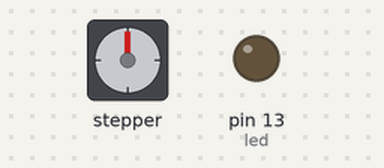
A sketch run on a simulated Arduino Uno, built with avr-gcc and run on an emulated ATmega328P. On the bench: stepper motor, output pins drawn as LEDs (lit = HIGH). Stepper angles assume 2048 steps per turn.

Above: at 0.05 s.
At 3.55 s:
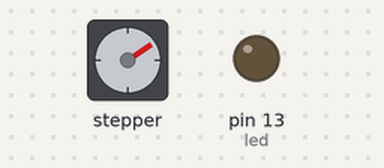
At 7.05 s:
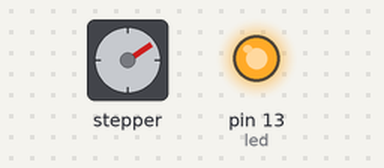
At 14.15 s:
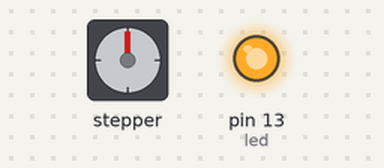
Timing chart, 0 to 16.3 s (numbered marks = the images above):
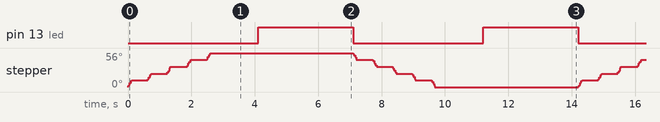

The sketch:

motor_de_passo.ino
```cpp
#include <Stepper.h>

#define e1 8 //Defindo portas do arduino
#define e2 9
#define e3 10
#define e4 11
#define passosPorGiro 64 // Quantidade de passos para um giro do motor
#define led 13
int i;

Stepper mp(passosPorGiro,e1,e3,e2,e4);//Passo os parametros

void setup()
{
  pinMode (led, OUTPUT);
}

void loop()
{
  digitalWrite(led, LOW);
  motor(500, 1,1,500,5);
  digitalWrite(led, HIGH);
  delay(3000);
  digitalWrite(led, LOW);
  motor(500, -1,1,500,5);
  digitalWrite(led, HIGH);
  delay(3000);


}
void motor(int vel, int sentido,int voltas, int tmp)
{
   mp.setSpeed(vel); //Quantidade de Rotações por minuto
   for(i=0;i<(32 * voltas);i++)
  {
    mp.step(passosPorGiro * sentido); //Método step dá um passo no motor , -1 anti-horário 1 horário
  }
   delay(tmp);
}
void motor(int vel, int sentido,int voltas, int tmp, int passos)
{
   mp.setSpeed(vel); //Quantidade de Rotações por minuto
   for(i=0;i<(passos * voltas);i++)
  {
    mp.step(passosPorGiro * sentido); //Método step dá um passo no motor , -1 anti-horário 1 horário
    delay(tmp);
  }
   delay(tmp * 2);
}
```

Measured:
- by itself, pin 13 (led): alternates HIGH for 3.0 s and LOW for 4.1 s
